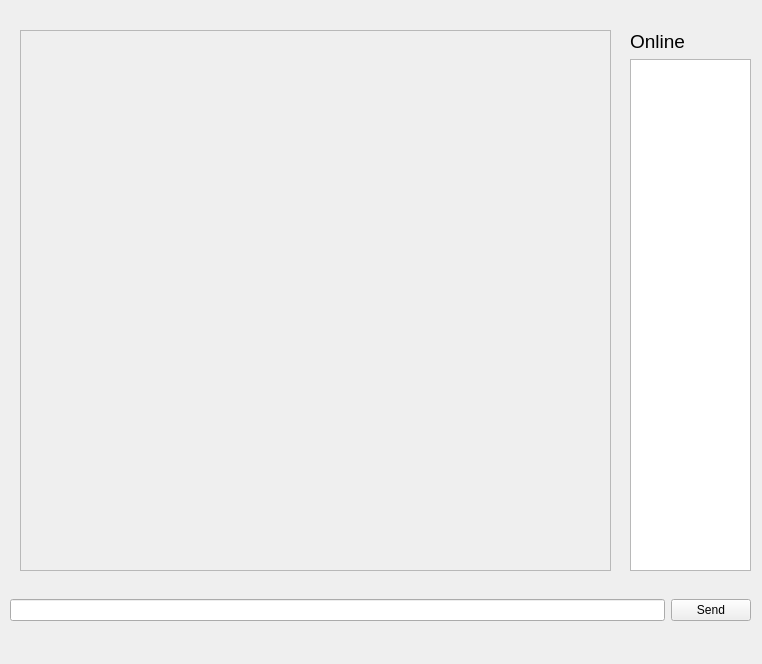
<?xml version="1.0" encoding="UTF-8"?>
<ui version="4.0">
 <class>MainWindow</class>
 <widget class="QMainWindow" name="MainWindow">
  <property name="geometry">
   <rect>
    <x>0</x>
    <y>0</y>
    <width>762</width>
    <height>664</height>
   </rect>
  </property>
  <property name="windowTitle">
   <string>MainWindow</string>
  </property>
  <widget class="QWidget" name="centralwidget">
   <widget class="QWidget" name="layoutWidget">
    <property name="geometry">
     <rect>
      <x>630</x>
      <y>30</y>
      <width>121</width>
      <height>541</height>
     </rect>
    </property>
    <layout class="QVBoxLayout" name="online">
     <item>
      <widget class="QLabel" name="label">
       <property name="font">
        <font>
         <family>Segoe UI</family>
         <pointsize>14</pointsize>
        </font>
       </property>
       <property name="text">
        <string>Online</string>
       </property>
      </widget>
     </item>
     <item>
      <widget class="QListWidget" name="onlineUsers"/>
     </item>
    </layout>
   </widget>
   <widget class="QWidget" name="layoutWidget">
    <property name="geometry">
     <rect>
      <x>10</x>
      <y>580</y>
      <width>741</width>
      <height>61</height>
     </rect>
    </property>
    <layout class="QHBoxLayout" name="send_box">
     <item>
      <widget class="QLineEdit" name="messageToSend"/>
     </item>
     <item>
      <widget class="QPushButton" name="sendButton">
       <property name="text">
        <string>Send</string>
       </property>
      </widget>
     </item>
    </layout>
   </widget>
   <widget class="QScrollArea" name="message_scrollarea">
    <property name="geometry">
     <rect>
      <x>20</x>
      <y>30</y>
      <width>591</width>
      <height>541</height>
     </rect>
    </property>
    <property name="sizePolicy">
     <sizepolicy hsizetype="Expanding" vsizetype="Expanding">
      <horstretch>0</horstretch>
      <verstretch>0</verstretch>
     </sizepolicy>
    </property>
    <property name="widgetResizable">
     <bool>true</bool>
    </property>
    <property name="alignment">
     <set>Qt::AlignLeading|Qt::AlignLeft|Qt::AlignTop</set>
    </property>
    <widget class="QWidget" name="widget">
     <property name="geometry">
      <rect>
       <x>0</x>
       <y>0</y>
       <width>589</width>
       <height>539</height>
      </rect>
     </property>
     <property name="sizePolicy">
      <sizepolicy hsizetype="Preferred" vsizetype="Preferred">
       <horstretch>0</horstretch>
       <verstretch>0</verstretch>
      </sizepolicy>
     </property>
     <layout class="QVBoxLayout" name="messages">
      <property name="sizeConstraint">
       <enum>QLayout::SetDefaultConstraint</enum>
      </property>
     </layout>
    </widget>
   </widget>
  </widget>
 </widget>
 <resources/>
 <connections/>
</ui>
